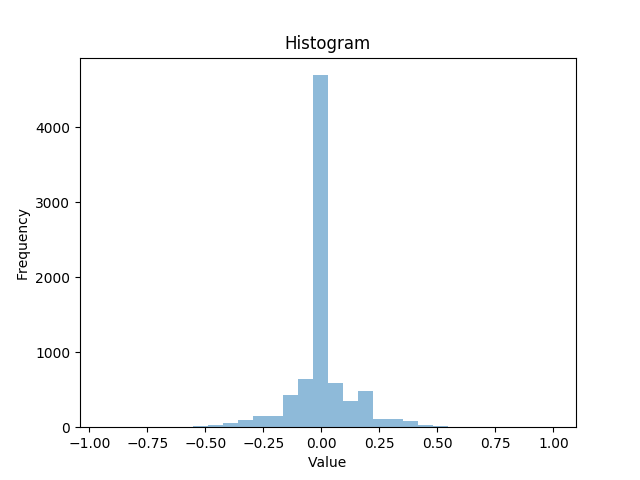

The script that drew this image:
import os
import csv
samples=[]
pos=0
zer=0
neg=0
with open('./data/driving_log.csv') as csvfile:
    reader = csv.reader(csvfile)
    for line in reader:
        if(line[0]!="center"):
           if(float(line[3])>0):
              pos=pos+1
           if(float(line[3])==0):
              zer=zer+1
           if(float(line[3])<0):
              neg=neg+1
           samples.append(float(line[3]))

print(pos,zer,neg)
print(len(samples))
import matplotlib.pyplot as plt
from numpy.random import normal
import numpy as np
samples=np.array(samples)
plt.hist(samples, bins=30, alpha=0.5)
plt.title("Histogram")
plt.xlabel("Value")
plt.ylabel("Frequency")
plt.show()
